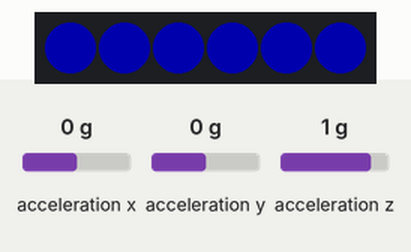
This sketch was run on a simulated ESP32. Parts: 6 RGB LEDs in strip order, left to right. Wiring (inferred from the names in the program): ADXL345 accelerometer at I2C address 0x53. The inputs (shaded band) are chosen by the test bench; at power-on: acceleration x 0 g, acceleration y 0 g, acceleration z 1 g. Dim RGB values are drawn brighter than linear.

Above: at 1.2 s.
1.3 s: acceleration x set to -1.4 g
At 2.5 s:
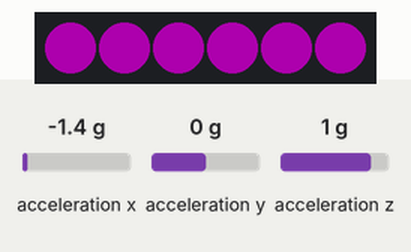
2.8 s: acceleration y set to -1.4 g
At 3.3 s:
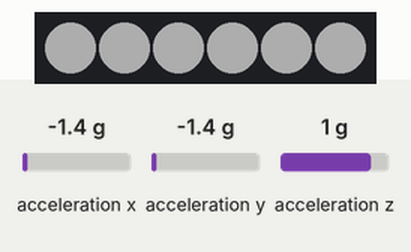
4.3 s: acceleration z set to 0 g
At 4.9 s:
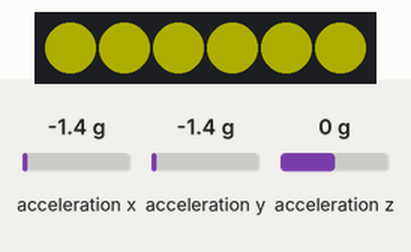
5.8 s: acceleration x set to 0 g
At 6.8 s:
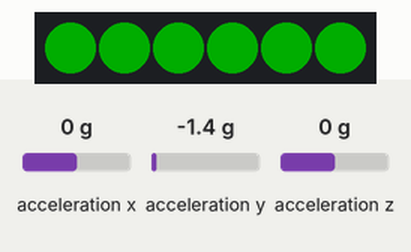
7.3 s: acceleration y set to 0 g
At 8.3 s:
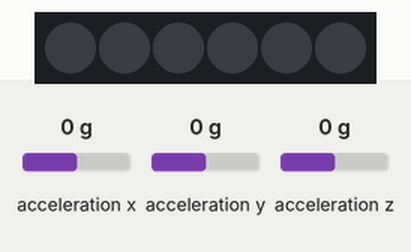
8.8 s: acceleration x set to -0.8 g
At 10.1 s:
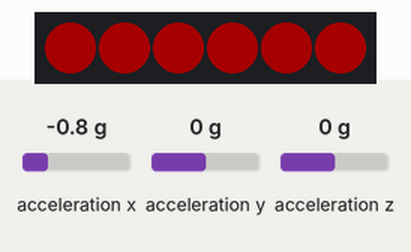
Timing chart, 0 to 11.3 s (numbered marks = the images above; inputs shaded):
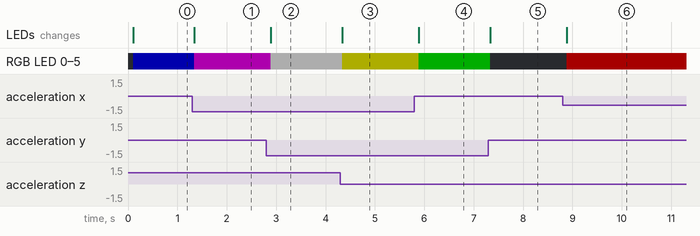

Measured:
- after the input at 1.3 s, RGB LED 0–5: RGB(0, 0, 50) → RGB(50, 0, 50) at once; the LEDs: change at once (image 1)
- after the input at 2.8 s, RGB LED 0–5: RGB(50, 0, 50) → RGB(50, 50, 50) after 0.09 s; the LEDs: change after 0.09 s (image 2)
- after the input at 4.3 s, RGB LED 0–5: RGB(50, 50, 50) → RGB(50, 50, 0) at once; the LEDs: change at once (image 3)
- after the input at 5.8 s, RGB LED 0–5: RGB(50, 50, 0) → RGB(0, 50, 0) after 0.09 s; the LEDs: change after 0.09 s (image 4)
- after the input at 7.3 s, RGB LED 0–5: RGB(0, 50, 0) → off at once; the LEDs: change at once (image 5)
- after the input at 8.8 s, RGB LED 0–5: off → RGB(41, 0, 0) after 0.09 s; the LEDs: change after 0.09 s (image 6)

The sketch:

TiltColors.ino
```cpp
//////////////////////////////////////////////////
//
//              Tilt Color Demo for
//      Tessellation PCB from HackerBox 0059
//
//                    uuuuuuu
//                uu$$$$$$$$$$$uu
//             uu$$$$$$$$$$$$$$$$$uu
//            u$$$$$$$$$$$$$$$$$$$$$u
//           u< WWW.HACKERBOXES.COM >u
//          u$$$$$$$$$$$$$$$$$$$$$$$$$u
//          u$$$$$$$$$$$$$$$$$$$$$$$$$u
//          u$$$$$$"   "$$$"   "$$$$$$u
//          "$$$$"      u$u       $$$$"
//           $$$u       u$u       u$$$
//           $$$u      u$$$u      u$$$
//            "$$$$uu$$$   $$$uu$$$$"
//             "$$$$$$$"   "$$$$$$$"
//               u$$$$$$$u$$$$$$$u
//                u$"$"$"$"$"$"$u
//     uuu        $$u$ $ $ $ $u$$       uuu
//    u$$$$        $$$$$u$u$u$$$       u$$$$
//     $$$$$uu      "$$$$$$$$$"     uu$$$$$$
//   u$$$$$$$$$$$uu    """""    uuuu$$$$$$$$$$
//   $$$$"""$$$$$$$$$$uuu   uu$$$$$$$$$"""$$$"
//    """      ""$$$$$$$$$$$uu ""$"""
//              uuuu ""$$$$$$$$$$uuu
//     u$$$uuu$$$$$$$$$uu ""$$$$$$$$$$$uuu$$$
//     $$$$$$$$$$""""           ""$$$$$$$$$$$"
//      "$$$$$"                      ""$$$$""
//        $$$"                         $$$$"
//
//
// ADXL345 I2C code modified from milesburton.com
//               which was modified from SparkFun
// LED control uses FastLED Library
//////////////////////////////////////////////////

#include <Wire.h>
#include <FastLED.h>

#define NUM_LEDS 6
#define DATA_PIN 25
CRGB leds[NUM_LEDS];

// ADXL345 I2C address is 0x53(83)
#define Addr 0x53

// ADXL345 I2C Pins
const uint8_t scl = 16;
const uint8_t sda = 17;

float xAccl, yAccl, zAccl;

void ReadADXL()
{
  unsigned int data[6];

  // Start I2C Transmission
  Wire.beginTransmission(Addr);
  // Select bandwidth rate register
  Wire.write(0x2C);
  // Normal mode, Output data rate = 100 Hz
  Wire.write(0x0A);
  // Stop I2C transmission
  Wire.endTransmission();

  // Start I2C Transmission
  Wire.beginTransmission(Addr);
  // Select power control register
  Wire.write(0x2D);
  // Auto-sleep disable
  Wire.write(0x08);
  // Stop I2C transmission
  Wire.endTransmission();

  // Start I2C Transmission
  Wire.beginTransmission(Addr);
  // Select data format register
  Wire.write(0x31);
  // Self test disabled, 4-wire interface, Full resolution, Range = +/-2g
  Wire.write(0x08);
  // Stop I2C transmission
  Wire.endTransmission();
  delay(100);

  for (int i = 0; i < 6; i++)
  {
    // Start I2C Transmission
    Wire.beginTransmission(Addr);
    // Select data register
    Wire.write((50 + i));
    // Stop I2C transmission
    Wire.endTransmission();

    // Request 1 byte of data
    Wire.requestFrom(Addr, 1);

    // Read 6 bytes of data
    // xAccl lsb, xAccl msb, yAccl lsb, yAccl msb, zAccl lsb, zAccl msb
    if (Wire.available() == 1)
    {
      data[i] = Wire.read();
    }
  }

  // Convert the data to 10-bits
  xAccl = (((data[1] & 0x03) * 256) + data[0]);
  if (xAccl > 511)
  {
    xAccl -= 1024;
  }
  yAccl = (((data[3] & 0x03) * 256) + data[2]);
  if (yAccl > 511)
  {
    yAccl -= 1024;
  }
  zAccl = (((data[5] & 0x03) * 256) + data[4]);
  if (zAccl > 511)
  {
    zAccl -= 1024;
  }
}

void setup()
{
  // Initialize LEDs
  FastLED.addLeds<WS2812B, DATA_PIN, GRB>(leds, NUM_LEDS);

  // Initialize I2C communication for ADXL345
  Wire.begin(sda, scl);

  // Initialize serial communication, set baud rate to 9600
  Serial.begin(9600);
}

void loop()
{
  ReadADXL();
  UpdateLEDs();

  // Output data to serial monitor
  /*
  Serial.print("Acceleration in X-Axis : ");
  Serial.println(xAccl);
  Serial.print("Acceleration in Y-Axis : ");
  Serial.println(yAccl);
  Serial.print("Acceleration in Z-Axis : ");
  Serial.println(zAccl);
  delay(20);
  */
}

void UpdateLEDs()
{
  int r,g,b;

  //changing these mappings from Accl to RGB defines
  //how the LED colors respond to tilt of the PCB

  r=(int)xAccl;
  r=abs(r);
  r=r*0.2;
  r=min(50,r);

  g=(int)yAccl;
  g=abs(g);
  g=g*0.2;
  g=min(50,g);

  b=(int)zAccl;
  b=abs(b);
  b=b*0.2;
  b=min(50,b);

  for (int i=0;i<6;i++)
  {
    leds[i] = CRGB(r,g,b);
  }
  FastLED.show();
}
```
